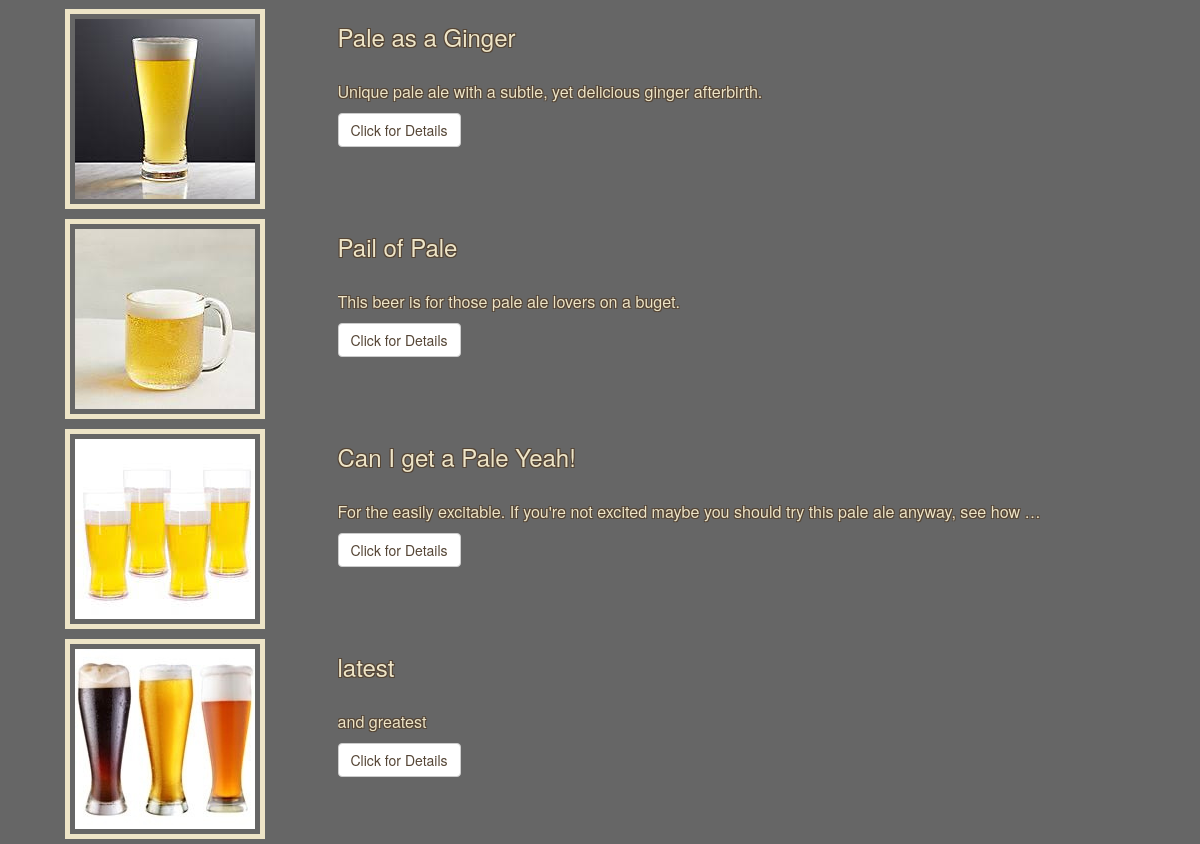
Page /beers?category_id=3 (lower part) on the earlier database version.
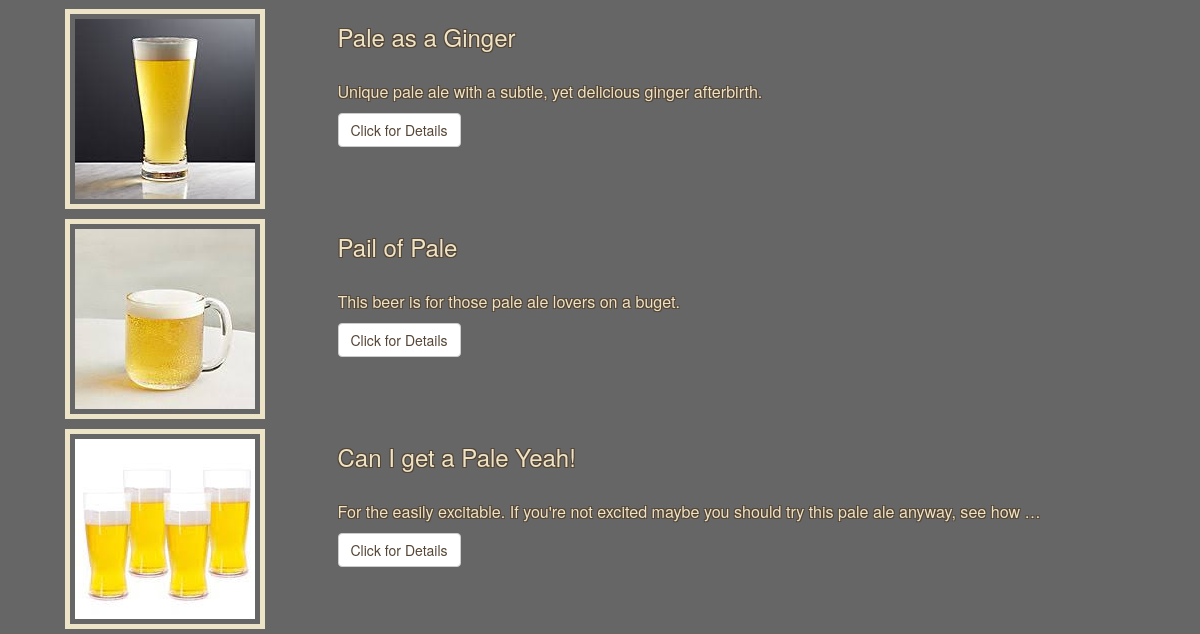
Same page on the later database version.
### database_setup.py (models this page shows, shortened)
class Item(Base):
    __tablename__ = 'items'
    id = Column(Integer, primary_key=True)
    name = Column(String(50), nullable=False)
    description = Column(String(500))
    picture_path = Column(String(250))
    price = Column(String(10))
    ibu = Column(String(3))
    abv = Column(String(3))
    category_id = Column(Integer, ForeignKey('categories.id'))
    category = relationship(Category)
    user_id = Column(Integer, ForeignKey('users.id'))
    user = relationship(User)

### main.py (the view)
@app.route('/') # GET - Landing page, directs routes to /beer
@app.route('/beers') # GET - List of all beer
def showAllBeers():
    username = currentUserName()
    categories = session.query(Category).order_by(asc(Category.name))
    query = session.query(Item)
    category_id_filter = request.args.get('category_id')
    category_name = None
    if category_id_filter is not None:
        query = query.filter(Item.category_id == int(category_id_filter))
        category_name = session.query(Category).filter(Category.id == int(category_id_filter)).first().name
    print (query)
    items = query.all()
    print (login_session)
    return render_template('showAllBeers.html', categories=categories, items=items,
                            Item=Item, category_name=category_name, isLoggedIn=isLoggedIn(),
                            isOwner=isOwner, username=username, currentUserName=currentUserName())

### main.py (called while the page is built)
def currentUser():
    return login_session.get('user')

def currentUserName():
    if isLoggedIn():
        return currentUser().get('username')

def isLoggedIn():
    return bool(currentUser())

### templates/showAllBeers.html (shortened to what this page needs)
{% extends "main.html" %}
{% block content %}
    <br>
    <br>
    <br>
    {% for item in items %}
    <div class="col-md-12 list_of_beers">
        <div class="col-md-3">
            <img src="{{item.picture_path}}" alt="Image of a Beer.">
        </div>
        <div class="col-md-8">
            <h3>{{item.name}}</h3>
            <br>
            <p class="truncate">{{item.description}}</p>
            <a href="{{url_for('showSpecificBeer', item_id = item.id)}}"><p class="btn btn-default">Click for Details</p></a>
            <br>
        </div>
    </div>
    {% endfor %}
{% endblock %}

Differences in the rows shown:
removed Item: picture_path (picture), name "latest", description "and greatest"
